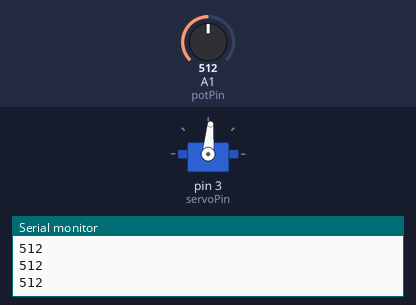
The sketch below on a simulated Arduino Uno, built with avr-gcc and run on an emulated ATmega328P. Parts: servo, the last lines printed to the serial monitor. The inputs (shaded band) are chosen by the test bench; at power-on: A1 (potPin) = 512.

Above: at 1.2 s.
1.3 s: A1 (potPin) set to 716
At 2.0 s:
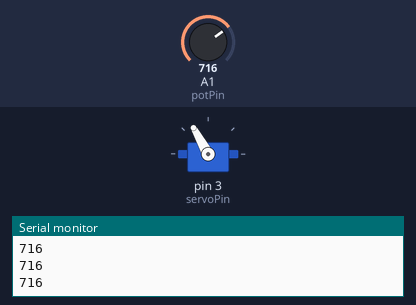
2.8 s: A1 (potPin) set to 900
At 3.3 s:
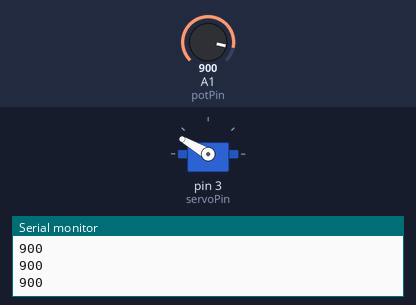
4.3 s: A1 (potPin) set to 1023
At 5.5 s:
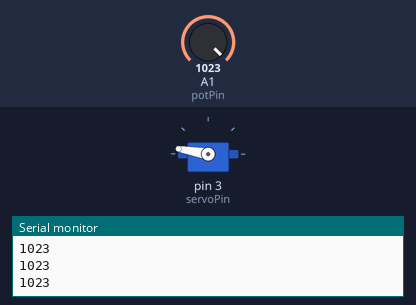
5.8 s: A1 (potPin) set to 306
At 6.8 s:
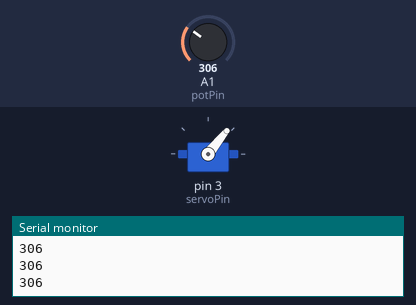
7.3 s: A1 (potPin) set to 122
At 7.9 s:
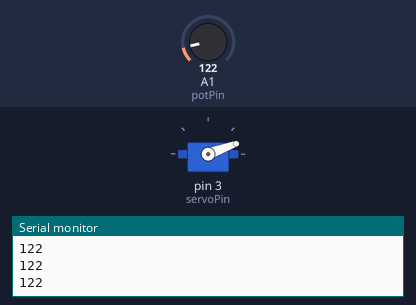
8.8 s: A1 (potPin) set to 511
At 10.1 s:
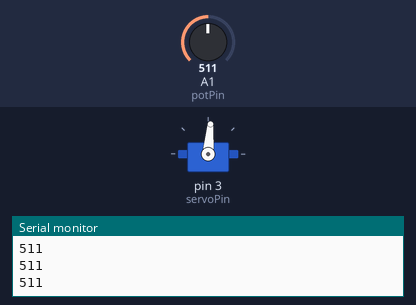
Timing chart, 0 to 11.3 s (numbered marks = the images above; inputs shaded):
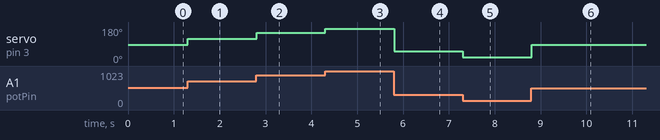

Measured:
- after the input at 1.3 s, servo on pin 3 (servoPin): 85° → 119° at once
- after the input at 2.8 s, servo on pin 3 (servoPin): 119° → 150° at once
- after the input at 4.3 s, servo on pin 3 (servoPin): 150° → 170° at once
- after the input at 5.8 s, servo on pin 3 (servoPin): 170° → 51° at once
- after the input at 7.3 s, servo on pin 3 (servoPin): 51° → 20° at once
- after the input at 8.8 s, servo on pin 3 (servoPin): 20° → 85° at once

The sketch:

knob.ino
```cpp
/*
Adafruit Arduino - Lesson 14. Knob
*/

#include <Servo.h>

int potPin = 1;
int servoPin = 3;
Servo servo;

void setup()
{
  servo.attach(servoPin);
  Serial.begin(9600);
}

void loop()
{
  int reading = analogRead(potPin);     // 0 to 1023
  Serial.println(reading);
  int angle = reading / 6;              // 0 to 180-ish
  servo.write(angle);
}
```
